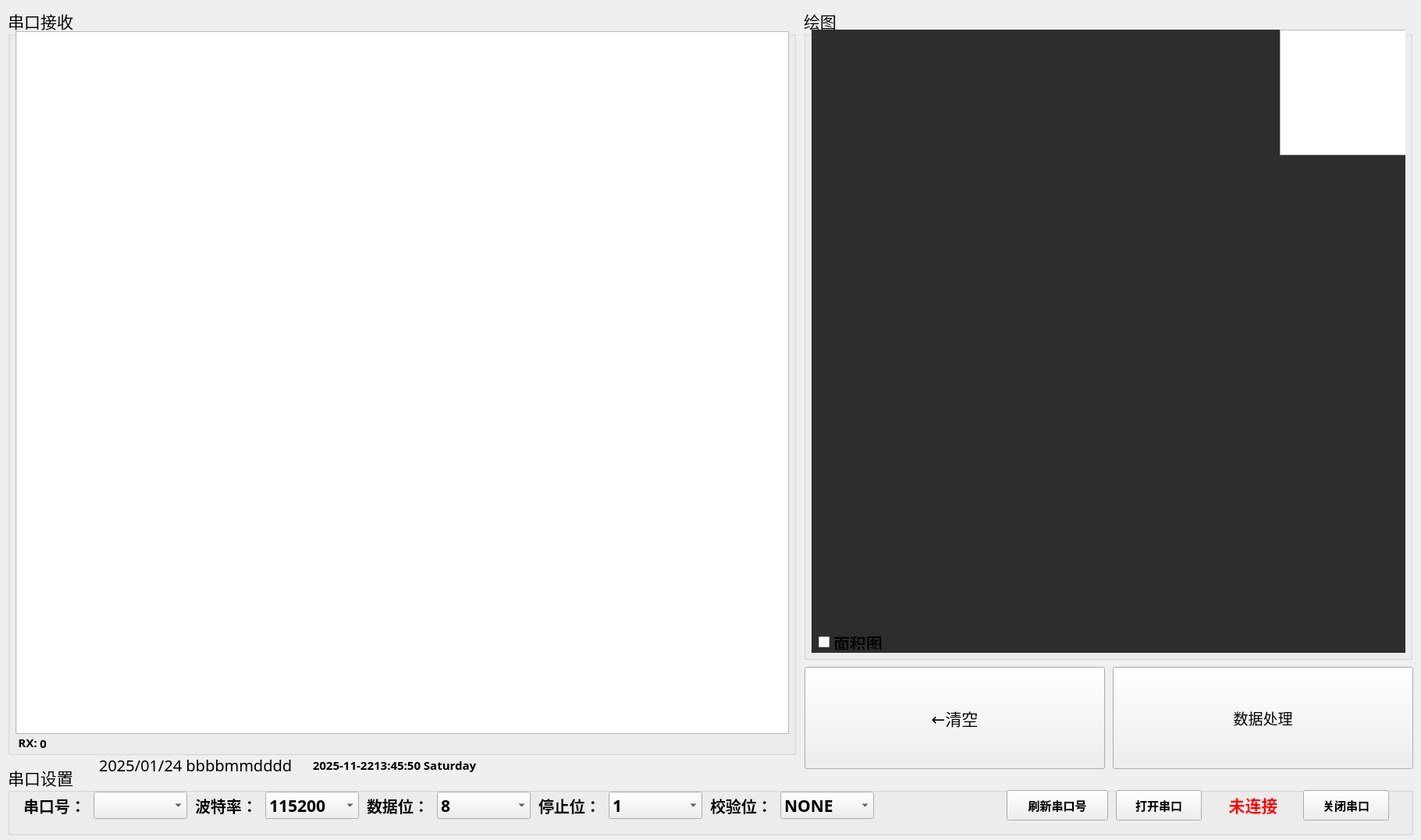
<?xml version="1.0" encoding="UTF-8"?>
<ui version="4.0">
 <class>Choose_Low</class>
 <widget class="QWidget" name="Choose_Low">
  <property name="geometry">
   <rect>
    <x>0</x>
    <y>0</y>
    <width>1821</width>
    <height>1077</height>
   </rect>
  </property>
  <property name="minimumSize">
   <size>
    <width>1821</width>
    <height>1077</height>
   </size>
  </property>
  <property name="maximumSize">
   <size>
    <width>1821</width>
    <height>1077</height>
   </size>
  </property>
  <property name="windowTitle">
   <string>Receive</string>
  </property>
  <property name="styleSheet">
   <string notr="true"/>
  </property>
  <widget class="QWidget" name="widget" native="true">
   <property name="geometry">
    <rect>
     <x>-10</x>
     <y>0</y>
     <width>1851</width>
     <height>1101</height>
    </rect>
   </property>
   <property name="minimumSize">
    <size>
     <width>1511</width>
     <height>1041</height>
    </size>
   </property>
   <property name="font">
    <font>
     <bold>true</bold>
    </font>
   </property>
   <property name="styleSheet">
    <string notr="true">QWidget#widget
{
	border-image: url(:/Welcom/screen.png);
}</string>
   </property>
   <widget class="QGroupBox" name="groupBox_serialreceive_2">
    <property name="geometry">
     <rect>
      <x>20</x>
      <y>10</y>
      <width>1010</width>
      <height>958</height>
     </rect>
    </property>
    <property name="font">
     <font>
      <family>Maple Mono NF CN</family>
      <pointsize>16</pointsize>
      <bold>false</bold>
     </font>
    </property>
    <property name="styleSheet">
     <string notr="true"/>
    </property>
    <property name="title">
     <string>串口接收</string>
    </property>
    <property name="flat">
     <bool>false</bool>
    </property>
    <property name="checkable">
     <bool>false</bool>
    </property>
    <widget class="QTextEdit" name="textEdit_serialreceive_2">
     <property name="geometry">
      <rect>
       <x>10</x>
       <y>30</y>
       <width>991</width>
       <height>901</height>
      </rect>
     </property>
     <property name="font">
      <font>
       <family>Maple Mono NF CN</family>
       <pointsize>18</pointsize>
      </font>
     </property>
     <property name="html">
      <string>&lt;!DOCTYPE HTML PUBLIC &quot;-//W3C//DTD HTML 4.0//EN&quot; &quot;http://www.w3.org/TR/REC-html40/strict.dtd&quot;&gt;
&lt;html&gt;&lt;head&gt;&lt;meta name=&quot;qrichtext&quot; content=&quot;1&quot; /&gt;&lt;meta charset=&quot;utf-8&quot; /&gt;&lt;style type=&quot;text/css&quot;&gt;
p, li { white-space: pre-wrap; }
hr { height: 1px; border-width: 0; }
li.unchecked::marker { content: &quot;\2610&quot;; }
li.checked::marker { content: &quot;\2612&quot;; }
&lt;/style&gt;&lt;/head&gt;&lt;body style=&quot; font-family:'Maple Mono NF CN'; font-size:18pt; font-weight:400; font-style:normal;&quot;&gt;
&lt;p style=&quot;-qt-paragraph-type:empty; margin-top:0px; margin-bottom:0px; margin-left:0px; margin-right:0px; -qt-block-indent:0; text-indent:0px;&quot;&gt;&lt;br /&gt;&lt;/p&gt;&lt;/body&gt;&lt;/html&gt;</string>
     </property>
    </widget>
    <widget class="QLabel" name="label_number_2">
     <property name="geometry">
      <rect>
       <x>41</x>
       <y>928</y>
       <width>188</width>
       <height>29</height>
      </rect>
     </property>
     <property name="font">
      <font>
       <family>Maple Mono NF CN</family>
       <pointsize>11</pointsize>
       <bold>true</bold>
      </font>
     </property>
     <property name="text">
      <string>0</string>
     </property>
     <property name="alignment">
      <set>Qt::AlignmentFlag::AlignLeading|Qt::AlignmentFlag::AlignLeft|Qt::AlignmentFlag::AlignVCenter</set>
     </property>
    </widget>
    <widget class="QLabel" name="label_rxNumber_2">
     <property name="geometry">
      <rect>
       <x>8</x>
       <y>927</y>
       <width>35</width>
       <height>29</height>
      </rect>
     </property>
     <property name="maximumSize">
      <size>
       <width>35</width>
       <height>16777215</height>
      </size>
     </property>
     <property name="font">
      <font>
       <family>Maple Mono NF CN</family>
       <pointsize>11</pointsize>
       <bold>true</bold>
      </font>
     </property>
     <property name="text">
      <string>RX:</string>
     </property>
     <property name="alignment">
      <set>Qt::AlignmentFlag::AlignCenter</set>
     </property>
    </widget>
   </widget>
   <widget class="QGroupBox" name="groupBox_serial_2">
    <property name="geometry">
     <rect>
      <x>20</x>
      <y>980</y>
      <width>1801</width>
      <height>91</height>
     </rect>
    </property>
    <property name="font">
     <font>
      <family>Maple Mono NF CN</family>
      <pointsize>16</pointsize>
      <bold>false</bold>
     </font>
    </property>
    <property name="autoFillBackground">
     <bool>false</bool>
    </property>
    <property name="styleSheet">
     <string notr="true"/>
    </property>
    <property name="title">
     <string>串口设置</string>
    </property>
    <widget class="QLabel" name="label_serialport_3">
     <property name="geometry">
      <rect>
       <x>20</x>
       <y>40</y>
       <width>112</width>
       <height>26</height>
      </rect>
     </property>
     <property name="font">
      <font>
       <family>Maple Mono NF CN</family>
       <pointsize>15</pointsize>
       <italic>false</italic>
       <bold>true</bold>
       <underline>false</underline>
       <strikeout>false</strikeout>
      </font>
     </property>
     <property name="styleSheet">
      <string notr="true">color:black;</string>
     </property>
     <property name="text">
      <string>串口号：</string>
     </property>
    </widget>
    <widget class="QComboBox" name="comboBox_serialport_2">
     <property name="geometry">
      <rect>
       <x>110</x>
       <y>35</y>
       <width>120</width>
       <height>35</height>
      </rect>
     </property>
     <property name="font">
      <font>
       <family>Maple Mono NF CN</family>
       <bold>true</bold>
      </font>
     </property>
     <property name="styleSheet">
      <string notr="true"/>
     </property>
    </widget>
    <widget class="QLabel" name="label_baudrate_3">
     <property name="geometry">
      <rect>
       <x>240</x>
       <y>40</y>
       <width>112</width>
       <height>26</height>
      </rect>
     </property>
     <property name="font">
      <font>
       <family>Maple Mono NF CN</family>
       <pointsize>15</pointsize>
       <bold>true</bold>
      </font>
     </property>
     <property name="styleSheet">
      <string notr="true">color:black;</string>
     </property>
     <property name="text">
      <string>波特率：</string>
     </property>
    </widget>
    <widget class="QComboBox" name="comboBox_baudrate_2">
     <property name="geometry">
      <rect>
       <x>330</x>
       <y>35</y>
       <width>120</width>
       <height>35</height>
      </rect>
     </property>
     <property name="font">
      <font>
       <family>Maple Mono NF CN</family>
       <bold>true</bold>
      </font>
     </property>
     <property name="styleSheet">
      <string notr="true"/>
     </property>
     <item>
      <property name="text">
       <string>115200</string>
      </property>
     </item>
     <item>
      <property name="text">
       <string>57600</string>
      </property>
     </item>
     <item>
      <property name="text">
       <string>38400</string>
      </property>
     </item>
     <item>
      <property name="text">
       <string>19200</string>
      </property>
     </item>
     <item>
      <property name="text">
       <string>9600</string>
      </property>
     </item>
     <item>
      <property name="text">
       <string>2400</string>
      </property>
     </item>
    </widget>
    <widget class="QLabel" name="label_databits_3">
     <property name="geometry">
      <rect>
       <x>460</x>
       <y>40</y>
       <width>112</width>
       <height>26</height>
      </rect>
     </property>
     <property name="font">
      <font>
       <family>Maple Mono NF CN</family>
       <pointsize>15</pointsize>
       <bold>true</bold>
      </font>
     </property>
     <property name="styleSheet">
      <string notr="true">color:black;</string>
     </property>
     <property name="text">
      <string>数据位：</string>
     </property>
    </widget>
    <widget class="QComboBox" name="comboBox_databits_2">
     <property name="geometry">
      <rect>
       <x>550</x>
       <y>35</y>
       <width>120</width>
       <height>35</height>
      </rect>
     </property>
     <property name="font">
      <font>
       <family>Maple Mono NF CN</family>
       <bold>true</bold>
      </font>
     </property>
     <property name="styleSheet">
      <string notr="true"/>
     </property>
     <item>
      <property name="text">
       <string>8</string>
      </property>
     </item>
     <item>
      <property name="text">
       <string>7</string>
      </property>
     </item>
     <item>
      <property name="text">
       <string>6</string>
      </property>
     </item>
     <item>
      <property name="text">
       <string>5</string>
      </property>
     </item>
    </widget>
    <widget class="QLabel" name="label_stopbits_3">
     <property name="geometry">
      <rect>
       <x>680</x>
       <y>40</y>
       <width>112</width>
       <height>26</height>
      </rect>
     </property>
     <property name="font">
      <font>
       <family>Maple Mono NF CN</family>
       <pointsize>15</pointsize>
       <bold>true</bold>
      </font>
     </property>
     <property name="styleSheet">
      <string notr="true">color:black;</string>
     </property>
     <property name="text">
      <string>停止位：</string>
     </property>
    </widget>
    <widget class="QComboBox" name="comboBox_stopbits_2">
     <property name="geometry">
      <rect>
       <x>770</x>
       <y>35</y>
       <width>120</width>
       <height>35</height>
      </rect>
     </property>
     <property name="font">
      <font>
       <family>Maple Mono NF CN</family>
       <bold>true</bold>
      </font>
     </property>
     <property name="styleSheet">
      <string notr="true"/>
     </property>
     <item>
      <property name="text">
       <string>1</string>
      </property>
     </item>
     <item>
      <property name="text">
       <string>1.5</string>
      </property>
     </item>
     <item>
      <property name="text">
       <string>2</string>
      </property>
     </item>
    </widget>
    <widget class="QLabel" name="label_parity_3">
     <property name="geometry">
      <rect>
       <x>900</x>
       <y>40</y>
       <width>112</width>
       <height>26</height>
      </rect>
     </property>
     <property name="font">
      <font>
       <family>Maple Mono NF CN</family>
       <pointsize>15</pointsize>
       <bold>true</bold>
      </font>
     </property>
     <property name="styleSheet">
      <string notr="true">color:black;</string>
     </property>
     <property name="text">
      <string>校验位：</string>
     </property>
    </widget>
    <widget class="QComboBox" name="comboBox_parity_2">
     <property name="geometry">
      <rect>
       <x>990</x>
       <y>35</y>
       <width>120</width>
       <height>35</height>
      </rect>
     </property>
     <property name="font">
      <font>
       <family>Maple Mono NF CN</family>
       <bold>true</bold>
      </font>
     </property>
     <property name="styleSheet">
      <string notr="true"/>
     </property>
     <item>
      <property name="text">
       <string>NONE</string>
      </property>
     </item>
     <item>
      <property name="text">
       <string>ODD</string>
      </property>
     </item>
     <item>
      <property name="text">
       <string>EVEN</string>
      </property>
     </item>
     <item>
      <property name="text">
       <string>MARK</string>
      </property>
     </item>
     <item>
      <property name="text">
       <string>SPACE</string>
      </property>
     </item>
    </widget>
    <widget class="QPushButton" name="pushButton_serialRest_2">
     <property name="geometry">
      <rect>
       <x>1280</x>
       <y>33</y>
       <width>130</width>
       <height>39</height>
      </rect>
     </property>
     <property name="font">
      <font>
       <family>Maple Mono NF CN</family>
       <pointsize>11</pointsize>
       <bold>true</bold>
      </font>
     </property>
     <property name="styleSheet">
      <string notr="true"/>
     </property>
     <property name="text">
      <string>刷新串口号</string>
     </property>
    </widget>
    <widget class="QPushButton" name="pushButton_openport_2">
     <property name="geometry">
      <rect>
       <x>1420</x>
       <y>33</y>
       <width>110</width>
       <height>39</height>
      </rect>
     </property>
     <property name="font">
      <font>
       <family>Maple Mono NF CN</family>
       <pointsize>11</pointsize>
       <bold>true</bold>
      </font>
     </property>
     <property name="styleSheet">
      <string notr="true"/>
     </property>
     <property name="text">
      <string>打开串口</string>
     </property>
    </widget>
    <widget class="QPushButton" name="pushButton_closeport_2">
     <property name="geometry">
      <rect>
       <x>1660</x>
       <y>33</y>
       <width>110</width>
       <height>39</height>
      </rect>
     </property>
     <property name="font">
      <font>
       <family>Maple Mono NF CN</family>
       <pointsize>11</pointsize>
       <bold>true</bold>
      </font>
     </property>
     <property name="styleSheet">
      <string notr="true"/>
     </property>
     <property name="text">
      <string>关闭串口</string>
     </property>
    </widget>
    <widget class="QLabel" name="label_serialConnection_2">
     <property name="geometry">
      <rect>
       <x>1540</x>
       <y>37</y>
       <width>112</width>
       <height>30</height>
      </rect>
     </property>
     <property name="font">
      <font>
       <family>Maple Mono NF CN</family>
       <pointsize>16</pointsize>
       <bold>true</bold>
      </font>
     </property>
     <property name="styleSheet">
      <string notr="true">color:red;</string>
     </property>
     <property name="text">
      <string>未连接</string>
     </property>
     <property name="alignment">
      <set>Qt::AlignmentFlag::AlignCenter</set>
     </property>
    </widget>
   </widget>
   <widget class="QLabel" name="label_date_2">
    <property name="geometry">
     <rect>
      <x>380</x>
      <y>965</y>
      <width>271</width>
      <height>31</height>
     </rect>
    </property>
    <property name="font">
     <font>
      <family>Maple Mono NF CN</family>
      <pointsize>11</pointsize>
      <bold>true</bold>
     </font>
    </property>
    <property name="text">
     <string>2025-11-2213:45:50 Saturday</string>
    </property>
    <property name="alignment">
     <set>Qt::AlignmentFlag::AlignCenter</set>
    </property>
   </widget>
   <widget class="QPushButton" name="pushButton_clearserialreceive_2">
    <property name="geometry">
     <rect>
      <x>1041</x>
      <y>855</y>
      <width>385</width>
      <height>131</height>
     </rect>
    </property>
    <property name="font">
     <font>
      <family>Maple Mono NF CN</family>
      <pointsize>16</pointsize>
      <bold>false</bold>
     </font>
    </property>
    <property name="styleSheet">
     <string notr="true"/>
    </property>
    <property name="text">
     <string>←清空</string>
    </property>
   </widget>
   <widget class="QPushButton" name="pushButton_DataTest_2">
    <property name="geometry">
     <rect>
      <x>1436</x>
      <y>855</y>
      <width>385</width>
      <height>131</height>
     </rect>
    </property>
    <property name="sizePolicy">
     <sizepolicy hsizetype="Minimum" vsizetype="Minimum">
      <horstretch>0</horstretch>
      <verstretch>0</verstretch>
     </sizepolicy>
    </property>
    <property name="font">
     <font>
      <family>Maple Mono NF CN</family>
      <pointsize>14</pointsize>
      <bold>false</bold>
     </font>
    </property>
    <property name="styleSheet">
     <string notr="true"/>
    </property>
    <property name="text">
     <string>数据处理</string>
    </property>
   </widget>
   <widget class="QLabel" name="label_date_3">
    <property name="geometry">
     <rect>
      <x>120</x>
      <y>960</y>
      <width>281</width>
      <height>41</height>
     </rect>
    </property>
    <property name="font">
     <font>
      <family>Share-TechMono</family>
      <pointsize>15</pointsize>
      <bold>false</bold>
     </font>
    </property>
    <property name="text">
     <string>2025/01/24 bbbbmmdddd</string>
    </property>
    <property name="alignment">
     <set>Qt::AlignmentFlag::AlignCenter</set>
    </property>
   </widget>
   <widget class="QGroupBox" name="groupBox_serialreceive_3">
    <property name="geometry">
     <rect>
      <x>1040</x>
      <y>10</y>
      <width>780</width>
      <height>836</height>
     </rect>
    </property>
    <property name="font">
     <font>
      <family>Maple Mono NF CN</family>
      <pointsize>16</pointsize>
      <bold>false</bold>
     </font>
    </property>
    <property name="styleSheet">
     <string notr="true"/>
    </property>
    <property name="title">
     <string>绘图</string>
    </property>
    <widget class="QWidget" name="layoutWidget_5">
     <property name="geometry">
      <rect>
       <x>10</x>
       <y>1010</y>
       <width>231</width>
       <height>31</height>
      </rect>
     </property>
     <layout class="QHBoxLayout" name="horizontalLayout_5">
      <item>
       <widget class="QLabel" name="label_rxNumber_3">
        <property name="maximumSize">
         <size>
          <width>35</width>
          <height>16777215</height>
         </size>
        </property>
        <property name="font">
         <font>
          <family>Maple Mono NF CN</family>
          <pointsize>11</pointsize>
          <bold>true</bold>
         </font>
        </property>
        <property name="text">
         <string>RX:</string>
        </property>
        <property name="alignment">
         <set>Qt::AlignmentFlag::AlignCenter</set>
        </property>
       </widget>
      </item>
      <item>
       <widget class="QLabel" name="label_number_3">
        <property name="font">
         <font>
          <family>Maple Mono NF CN</family>
          <pointsize>11</pointsize>
          <bold>true</bold>
         </font>
        </property>
        <property name="text">
         <string>0</string>
        </property>
        <property name="alignment">
         <set>Qt::AlignmentFlag::AlignLeading|Qt::AlignmentFlag::AlignLeft|Qt::AlignmentFlag::AlignVCenter</set>
        </property>
       </widget>
      </item>
     </layout>
    </widget>
    <widget class="QChartView" name="chartView_2" native="true">
     <property name="geometry">
      <rect>
       <x>10</x>
       <y>28</y>
       <width>761</width>
       <height>799</height>
      </rect>
     </property>
     <property name="font">
      <font>
       <family>Maple Mono NF CN</family>
       <bold>true</bold>
      </font>
     </property>
     <property name="styleSheet">
      <string notr="true">QWidget#chartView_2
{
	background-color:rgb(45,45,45);
}</string>
     </property>
     <widget class="QCheckBox" name="checkBox_2">
      <property name="geometry">
       <rect>
        <x>9</x>
        <y>776</y>
        <width>83</width>
        <height>19</height>
       </rect>
      </property>
      <property name="text">
       <string>面积图</string>
      </property>
      <property name="checked">
       <bool>false</bool>
      </property>
      <property name="autoRepeat">
       <bool>false</bool>
      </property>
      <property name="autoExclusive">
       <bool>false</bool>
      </property>
      <property name="tristate">
       <bool>false</bool>
      </property>
     </widget>
     <widget class="QGraphicsView" name="graphicsView_2">
      <property name="geometry">
       <rect>
        <x>600</x>
        <y>0</y>
        <width>171</width>
        <height>161</height>
       </rect>
      </property>
      <property name="styleSheet">
       <string notr="true">border-image: url(:/Welcom/hair.png);</string>
      </property>
     </widget>
    </widget>
   </widget>
  </widget>
 </widget>
 <customwidgets>
  <customwidget>
   <class>QChartView</class>
   <extends>QWidget</extends>
   <header>qchartview.h</header>
   <container>1</container>
  </customwidget>
 </customwidgets>
 <resources>
  <include location="Welcom.qrc"/>
 </resources>
 <connections>
  <connection>
   <sender>pushButton_DataTest_2</sender>
   <signal>clicked()</signal>
   <receiver>Choose_Low</receiver>
   <slot>pushButton_DataTest()</slot>
   <hints>
    <hint type="sourcelabel">
     <x>1534</x>
     <y>999</y>
    </hint>
    <hint type="destinationlabel">
     <x>1567</x>
     <y>1302</y>
    </hint>
   </hints>
  </connection>
  <connection>
   <sender>pushButton_clearserialreceive_2</sender>
   <signal>clicked()</signal>
   <receiver>Choose_Low</receiver>
   <slot>clearSerialReceive()</slot>
   <hints>
    <hint type="sourcelabel">
     <x>1219</x>
     <y>980</y>
    </hint>
    <hint type="destinationlabel">
     <x>1214</x>
     <y>1266</y>
    </hint>
   </hints>
  </connection>
  <connection>
   <sender>pushButton_serialRest_2</sender>
   <signal>clicked()</signal>
   <receiver>Choose_Low</receiver>
   <slot>serialRest()</slot>
   <hints>
    <hint type="sourcelabel">
     <x>99</x>
     <y>301</y>
    </hint>
    <hint type="destinationlabel">
     <x>-203</x>
     <y>366</y>
    </hint>
   </hints>
  </connection>
  <connection>
   <sender>pushButton_openport_2</sender>
   <signal>clicked()</signal>
   <receiver>Choose_Low</receiver>
   <slot>openSerial()</slot>
   <hints>
    <hint type="sourcelabel">
     <x>219</x>
     <y>301</y>
    </hint>
    <hint type="destinationlabel">
     <x>-47</x>
     <y>568</y>
    </hint>
   </hints>
  </connection>
  <connection>
   <sender>pushButton_closeport_2</sender>
   <signal>clicked()</signal>
   <receiver>Choose_Low</receiver>
   <slot>closeSerial()</slot>
   <hints>
    <hint type="sourcelabel">
     <x>195</x>
     <y>345</y>
    </hint>
    <hint type="destinationlabel">
     <x>-21</x>
     <y>798</y>
    </hint>
   </hints>
  </connection>
  <connection>
   <sender>checkBox_2</sender>
   <signal>clicked()</signal>
   <receiver>Choose_Low</receiver>
   <slot>area_on_off()</slot>
   <hints>
    <hint type="sourcelabel">
     <x>1096</x>
     <y>822</y>
    </hint>
    <hint type="destinationlabel">
     <x>1041</x>
     <y>1217</y>
    </hint>
   </hints>
  </connection>
 </connections>
 <slots>
  <slot>area_on_off()</slot>
  <slot>pushButton_DataTest()</slot>
  <slot>clearSerialReceive()</slot>
  <slot>serialRest()</slot>
  <slot>openSerial()</slot>
  <slot>closeSerial()</slot>
 </slots>
</ui>
